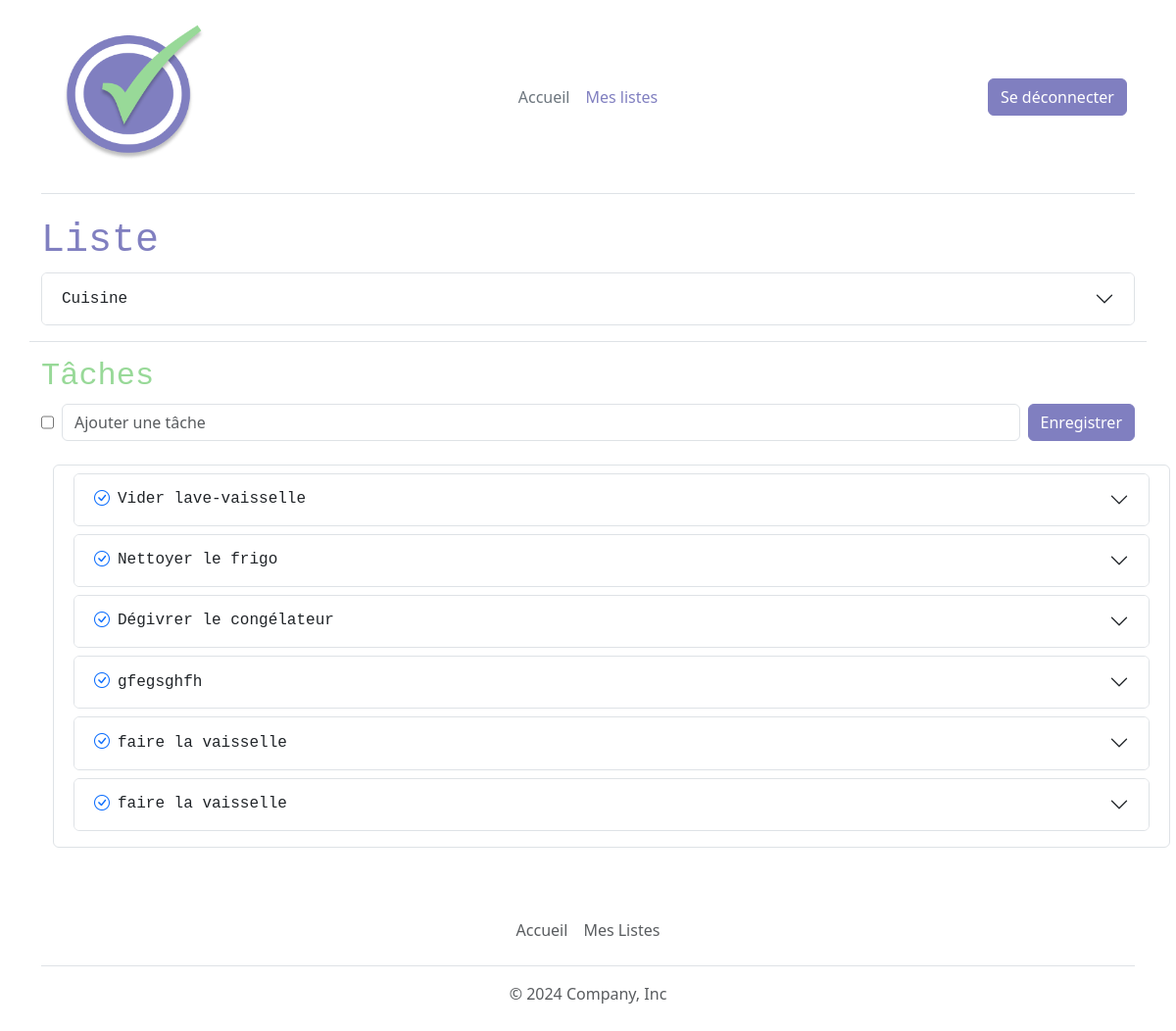
Screenshot of /ajout-modification-liste.php?idList=5 (signed in) with the database file from the repository.
### tables this page shows
CREATE TABLE `list` (
  `idList` int(10) UNSIGNED NOT NULL,
  `titleList` varchar(255) NOT NULL,
  `idUser` int(10) UNSIGNED NOT NULL,
  `idCategory` int(10) UNSIGNED NOT NULL
);

CREATE TABLE `item` (
  `idItem` int(10) UNSIGNED NOT NULL,
  `titleItem` varchar(50) NOT NULL,
  `status` tinyint(1) NOT NULL,
  `idList` int(10) UNSIGNED NOT NULL
);

### lib/list.php (called while the page is built, shortened)
<?php
function getListById(PDO $pdo, int $idList):array|bool
{
    $query = $pdo->prepare("SELECT * FROM list WHERE idList = :idList");
    $query->bindValue(':idList', $idList, PDO::PARAM_INT);
    $query->execute();
    return $query->fetch(PDO::FETCH_ASSOC);
}
function getListItems(PDO $pdo, int $idList):array
{
    $query = $pdo->prepare("SELECT * FROM item WHERE idList= :idList");
    $query->bindValue(':idList', $idList, PDO::PARAM_INT);
    $query->execute();
    return $query->fetchAll(PDO::FETCH_ASSOC);
}

### ajout-modification-liste.php (the view, shortened to what this page needs)
<?php
require_once __DIR__."/templates/header.php";
require_once __DIR__."/lib/pdo.php";
require_once __DIR__."/lib/list.php";
$list = [
    'titleList' => '',
    'idCategory' => ''
];
$editMode = false;
if (isset($_GET['idList'])){
    $list = getListById($pdo, (int)$_GET['idList']);
    $editMode = true;
    $items = getListItems($pdo, (int)$_GET['idList']);
}
?>
<div class="container col-xxl-8">
    <h1> Liste </h1>
    <div class="accordion" id="accordionExample">
        <div class="accordion-item">
            <h2 class="accordion-header">
                <button class="accordion-button <?=($editMode) ? 'collapsed' : '' ?>" type="button" data-bs-toggle="collapse" data-bs-target="#collapseOne" aria-expanded="<?= ($editMode) ? 'false' : 'true' ?>" aria-controls="collapseOne">
                    <?=($editMode) ? $list['titleList'] : 'Ajouter une liste' ?>
                </button>
            </h2>
        </div>
    </div>
    <div class="row mt-3">
        <?php if (!$editMode) { ?>
            <div class="alert alert-warning">
                Après avoir enregistré, vous pourrez ajouter les tâches.
            </div>
        <?php } else { ?>
            <h2 class="border-top pt-3"> Tâches</h2>
            <form method="post" class="d-flex">
                <input type="checkbox" name="status" id="status">
                <input type="text" name="titleItem" id="titleItem" placeholder="Ajouter une tâche" class="form-control mx-2">
                <input type="submit" name="saveListItem" class="btn btn-primary" value="Enregistrer" >
            </form>
            <div class="row m-4 border rounded p-2 ">
                <?php foreach($items as $item) { ?>
                    <div class="accordion mb-2">
                        <div class="accordion-item" id="accordion-parent-<?$item['idItem']?>">
                            <h2 class="accordion-header">
                                <button class="accordion-button collapsed" type="button" data-bs-toggle="collapse" data-bs-target="#collapse-item-<?=$item['idItem']?>" aria-expanded="false" aria-controls="collapseOne">
                                <a class="me-2" href="?id=<?=$_GET['idList']?>&action=updateStatusListItem&idList=<?=$item['idItem'] ?>&status=<?=!$item['status'] ?>"><i class="bi bi-check-circle<?=($item['status'] ? '-fill' : '')?>"></i></a>
                                <?= $item['titleItem'] ?>
                                </button>
                            </h2>
                        </div>
                    </div>
                <?php } ?>
            </div>
        <?php } ?>
    </div>
</div>
<?php require_once __DIR__."/templates/footer.php";  ?>

### rows the page displays
list: titleList "Cuisine"
item: status 0 (drawn), titleItem "Vider lave-vaisselle"
item: status 0 (drawn), titleItem "Nettoyer le frigo"
item: status 0 (drawn), titleItem "Dégivrer le congélateur"
item: status 0 (drawn), titleItem "gfegsghfh"
item: status 0 (drawn), titleItem "faire la vaisselle"
item: status 0 (drawn), titleItem "faire la vaisselle"
